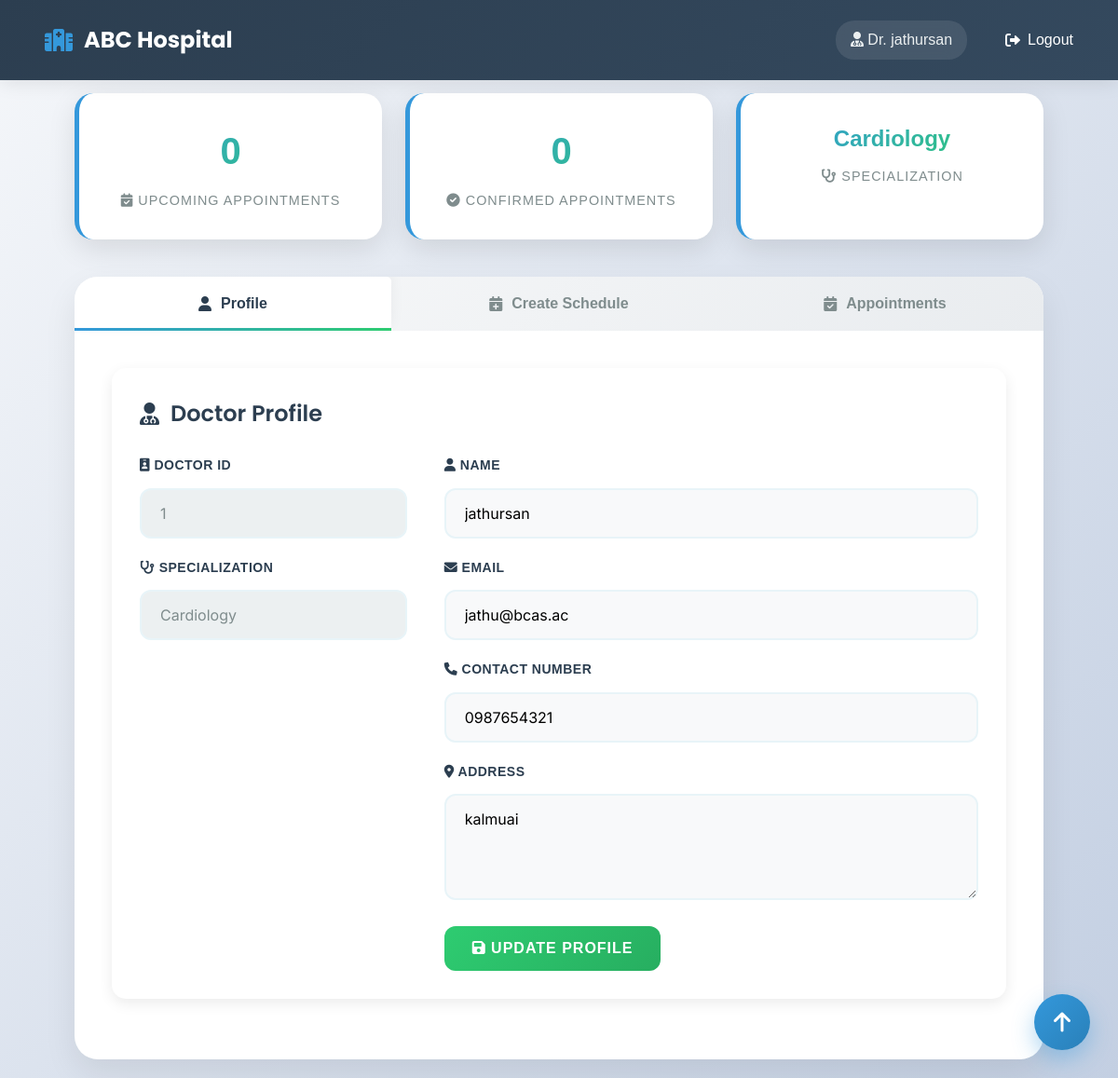
The app's page /doctor_dashboard.php (signed in) with its own data.
### tables this page shows
CREATE TABLE `doctor` (
  `id` int(11) NOT NULL AUTO_INCREMENT,
  `name` varchar(100) DEFAULT NULL,
  `gender` varchar(100) DEFAULT NULL,
  `address` varchar(255) DEFAULT NULL,
  `contactNo` varchar(15) DEFAULT NULL,
  `email` varchar(255) DEFAULT NULL,
  `specialization_id` int(11) DEFAULT NULL,
  `user_id` int(11) DEFAULT NULL,
  PRIMARY KEY (`id`),
  KEY `specialization_id` (`specialization_id`),
  KEY `user_id` (`user_id`),
  CONSTRAINT `doctor_ibfk_1` FOREIGN KEY (`specialization_id`) REFERENCES `specialization` (`id`),
  CONSTRAINT `doctor_ibfk_2` FOREIGN KEY (`user_id`) REFERENCES `user` (`id`) ON DELETE CASCADE
);

CREATE TABLE `specialization` (
  `id` int(11) NOT NULL AUTO_INCREMENT,
  `title` varchar(255) DEFAULT NULL,
  PRIMARY KEY (`id`),
  UNIQUE KEY `title` (`title`)
);

### doctor_dashboard.php (the view, shortened to what this page needs)
<?php
$conn = getDBConnection();
$stmt = $conn->prepare("SELECT d.*, s.title as specialization FROM doctor d
                       JOIN specialization s ON d.specialization_id = s.id
                       WHERE d.user_id = ?");
$stmt->bind_param("i", $_SESSION['user_id']);
$stmt->execute();
$doctor_details = $stmt->get_result()->fetch_assoc();
$upcoming_appointments = [];
?>
<!DOCTYPE html>
<html lang="en">
<head>
    <link rel="stylesheet" href="styles.css">
    <link href="https://cdnjs.cloudflare.com/ajax/libs/font-awesome/6.0.0/css/all.min.css" rel="stylesheet">
</head>
<body>
    <nav class="navbar">
        <a href="index.php" class="logo">ABC Hospital</a>
        <div class="nav-links">
            <span><i class="fas fa-user-md"></i> Dr. <?php echo htmlspecialchars($doctor_details['name']); ?></span>
            <a href="login.php?logout=1"><i class="fas fa-sign-out-alt"></i> Logout</a>
        </div>
    </nav>
    <div class="container">
        <div class="stats-container">
            <div class="stat-card">
                <h3><?php echo count($upcoming_appointments); ?></h3>
                <p><i class="fas fa-calendar-check"></i> Upcoming Appointments</p>
            </div>
            <div class="stat-card">
                <h3><?php
                    $confirmed = array_filter($upcoming_appointments, function($apt) {
                        return $apt['isConfirmed'] == 1;
                    });
                    echo count($confirmed);
                ?></h3>
                <p><i class="fas fa-check-circle"></i> Confirmed Appointments</p>
            </div>
            <div class="stat-card specialization">
                <h3><?php echo $doctor_details['specialization']; ?></h3>
                <p><i class="fas fa-stethoscope"></i> Specialization</p>
            </div>
        </div>
        <div class="tab-container">
            <div class="tab-buttons">
                <button class="tab-button active" onclick="openTab('profile')">
                    <i class="fas fa-user"></i> Profile
                </button>
                <button class="tab-button" onclick="openTab('schedule')">
                    <i class="fas fa-calendar-plus"></i> Create Schedule
                </button>
                <button class="tab-button" onclick="openTab('appointments')">
                    <i class="fas fa-calendar-check"></i> Appointments
                </button>
            </div>
            <div id="profile" class="tab-content active">
                <div class="card">
                    <h2><i class="fas fa-user-md"></i> Doctor Profile</h2>
                    <form method="POST" class="profile-section">
                        <div class="info-section">
                            <div class="form-group">
                                <label><i class="fas fa-id-badge"></i> Doctor ID</label>
                                <input type="text" class="form-control" value="<?php echo $doctor_details['id']; ?>" disabled>
                            </div>
                            <div class="form-group">
                                <label><i class="fas fa-stethoscope"></i> Specialization</label>
                                <input type="text" class="form-control" value="<?php echo $doctor_details['specialization']; ?>" disabled>
                            </div>
                        </div>
                        <div class="edit-section">
                            <div class="form-group">
                                <label><i class="fas fa-user"></i> Name</label>
                                <input type="text" name="name" class="form-control" value="<?php echo htmlspecialchars($doctor_details['name']); ?>" required>
                            </div>
                            <div class="form-group">
                                <label><i class="fas fa-envelope"></i> Email</label>
                                <input type="email" name="email" class="form-control" value="<?php echo htmlspecialchars($doctor_details['email']); ?>" required>
                            </div>
                            <div class="form-group">
                                <label><i class="fas fa-phone"></i> Contact Number</label>
                                <input type="text" name="contact" class="form-control" value="<?php echo htmlspecialchars($doctor_details['contactNo']); ?>" required>
                            </div>
                            <div class="form-group">
                                <label><i class="fas fa-map-marker-alt"></i> Address</label>
                                <textarea name="address" class="form-control" required rows="4"><?php echo htmlspecialchars($doctor_details['address']); ?></textarea>
                            </div>
                            <button type="submit" name="update_profile" class="btn btn-success">
                                <i class="fas fa-save"></i> Update Profile
                            </button>
                        </div>
                    </form>
                </div>
            </div>
        </div>
    </div>
    <div class="floating-action" onclick="scrollToTop()">
        <i class="fas fa-arrow-up"></i>
    </div>
</body>
</html>

### styles.css (style rules this page uses)
* { margin: 0; padding: 0; box-sizing: border-box; }
body { font-family: 'Arial', sans-serif; line-height: 1.6; background-color: #f4f4f4; color: #333; }
.container { width: 90%; max-width: 1200px; margin: 0 auto; padding: 20px; }
.navbar { background: linear-gradient(135deg, #2c3e50, #3498db); padding: 1rem 5%; box-shadow: 0 2px 5px rgba(0,0,0,0.1); position: sticky; top: 0; z-index: 1000; }
.navbar .logo { font-size: 1.5em; font-weight: bold; color: white; text-decoration: none; }
.nav-links { display: flex; gap: 20px; align-items: center; }
.nav-links a { color: white; text-decoration: none; padding: 0.5rem 1rem; border-radius: 4px; transition: background-color 0.3s; }
.btn { display: inline-block; padding: 10px 20px; background-color: #3498db; color: white; text-decoration: none; border-radius: 5px; border: none; cursor: pointer; transition: all 0.3s ease; }
.btn-success { background-color: #2ecc71; }
.form-group { margin-bottom: 1rem; }
.form-control { width: 100%; padding: 10px; border: 1px solid #ddd; border-radius: 4px; margin-top: 5px; transition: border-color 0.3s ease; }
.card { background: white; border-radius: 8px; padding: 20px; margin-bottom: 20px; box-shadow: 0 2px 4px rgba(0,0,0,0.1); transition: transform 0.3s ease; }
.stat-card { background: linear-gradient(135deg, #3498db, #2980b9); color: white; padding: 20px; border-radius: 8px; text-align: center; }
.stat-card h3 { font-size: 2em; margin-bottom: 10px; }
.tab-buttons { display: flex; gap: 10px; margin-bottom: 20px; }
.tab-button { padding: 10px 20px; background: #f0f0f0; border: none; border-radius: 5px; cursor: pointer; transition: all 0.3s ease; }
.tab-button.active { background: #3498db; color: white; }

### config.php (style rules this page uses)
* { margin: 0; padding: 0; box-sizing: border-box; font-family: Arial, sans-serif; }
body { background-color: #f4f4f4; line-height: 1.6; }
.container { width: 90%; max-width: 1200px; margin: 0 auto; padding: 20px; }
.navbar { background-color: #2c3e50; padding: 1rem; color: white; }
.navbar a { color: white; text-decoration: none; padding: 0.5rem 1rem; }
.btn { display: inline-block; padding: 10px 20px; background-color: #3498db; color: white; text-decoration: none; border-radius: 5px; border: none; cursor: pointer; }
.form-group { margin-bottom: 1rem; }
.form-control { width: 100%; padding: 8px; border: 1px solid #ddd; border-radius: 4px; margin-top: 5px; }
.card { background: white; border-radius: 8px; padding: 20px; margin-bottom: 20px; box-shadow: 0 2px 4px rgba(0,0,0,0.1); }

### records on screen
doctor: name "jathursan", specialization.title "Cardiology", id "1", email "jathu@bcas.ac", contact "0987654321", address "kalmuai"

### other values on screen
count($upcoming_appointments) "0"
count($confirmed) "0"
